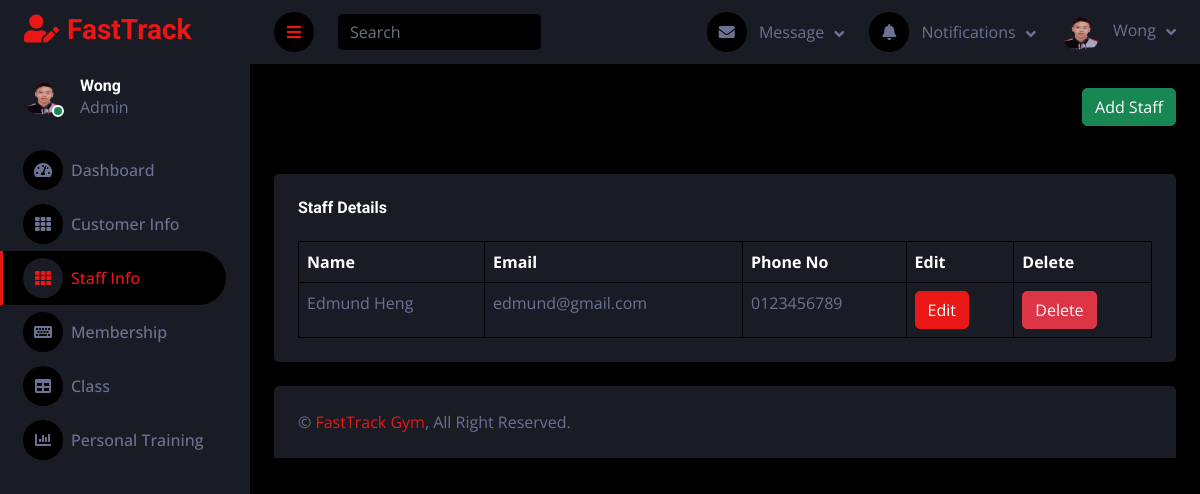
/FastTrack/dashboard/staff_info.php, run on an earlier commit of the app's database.
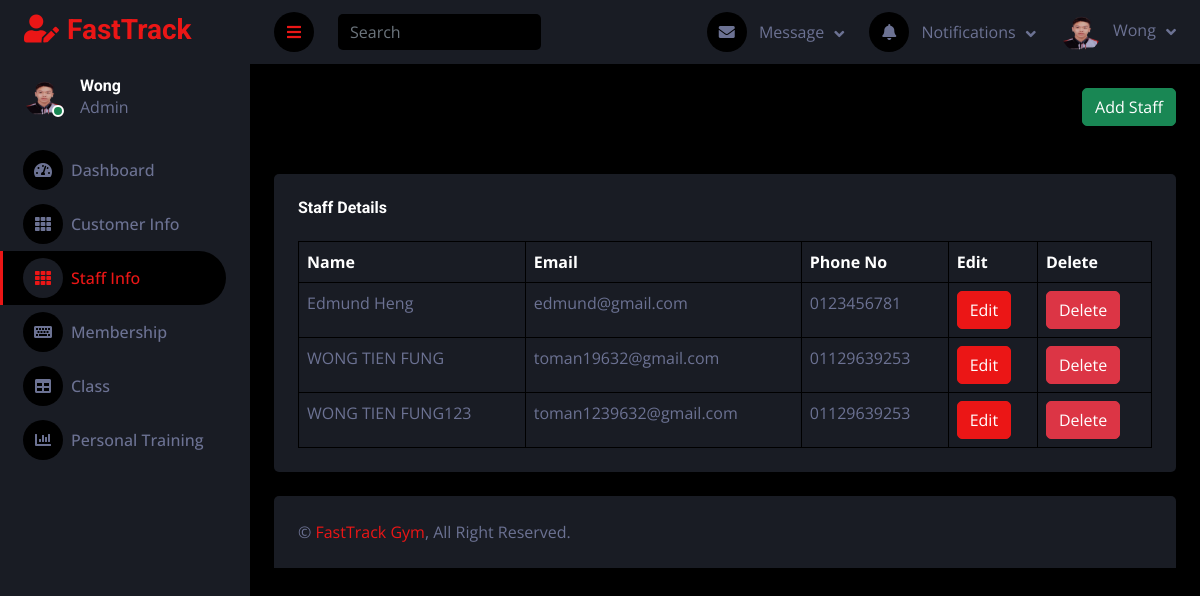
And on a later commit of the database.
### tables this page shows
CREATE TABLE `users` (
  `id` int NOT NULL,
  `full_name` varchar(100) NOT NULL,
  `email` varchar(100) NOT NULL,
  `password` varchar(255) NOT NULL,
  `phoneNo` text,
  `verification_token` varchar(255) DEFAULT NULL,
  `verified` tinyint(1) DEFAULT '0',
  `created_at` timestamp NULL DEFAULT CURRENT_TIMESTAMP,
  `user_type` varchar(50) NOT NULL DEFAULT 'user',
  `reset_token` varchar(255) DEFAULT NULL,
  `reset_token_expiry` datetime DEFAULT NULL
);

### FastTrack/dashboard/staff_info.php (the view, shortened to what the changed rows need)
<!DOCTYPE html>
<html lang="en">
<head>
    <link href="https://cdnjs.cloudflare.com/ajax/libs/font-awesome/5.10.0/css/all.min.css" rel="stylesheet">
    <link href="https://cdn.jsdelivr.net/npm/bootstrap-icons@1.4.1/font/bootstrap-icons.css" rel="stylesheet">
    <link href="lib/owlcarousel/assets/owl.carousel.min.css" rel="stylesheet">
    <link href="lib/tempusdominus/css/tempusdominus-bootstrap-4.min.css" rel="stylesheet" />
    <link href="css/bootstrap.min.css" rel="stylesheet">
    <link href="css/style.css" rel="stylesheet">
</head>
<body>
    <div class="container-fluid position-relative d-flex p-0">
        <div class="content">
            <div class="container-fluid pt-4 px-4">
                <div class="bg-secondary rounded p-4">
                    <div class="table-responsive">
                        <table class="table table-bordered table-hover mb-0">
                            <thead>
                                <tr class="text-white">
                                    <th scope="col">Name</th>
                                    <th scope="col">Email</th>
                                    <th scope="col">Phone No</th>
                                    <th scope="col">Edit</th>
                                    <th scope="col">Delete</th>
                                </tr>
                            </thead>
                            <tbody>
                                <?php
                                $servername = "localhost";
                                $username = "root";
                                $password = "root";
                                $dbname = "fasttrack_gym";
                                $conn = new mysqli($servername, $username, $password, $dbname);
                                $sql = "SELECT id, full_name, email, phoneNo FROM users WHERE user_type = 'staff'";
                                $result = $conn->query($sql);
                                if ($result->num_rows > 0) {
                                    while ($row = $result->fetch_assoc()) {
                                        echo "<tr>";
                                        echo "<td>" . $row['full_name'] . "</td>";
                                        echo "<td>" . $row['email'] . "</td>";
                                        echo "<td>" . $row['phoneNo'] . "</td>";
                                        echo "<td><a href='edit_staff.php?id=" . $row['id'] . "' class='btn btn-primary'>Edit</a></td>";
                                        echo "<td><a href='delete_staff.php?id=" . $row['id'] . "' class='btn btn-danger' onclick='return confirm(\"Are you sure you want to delete this staff?\")'>Delete</a></td>";
                                        echo "</tr>";
                                    }
                                } else {
                                    echo "<tr><td colspan='5'>No staff data found</td></tr>";
                                }
                                ?>
                            </tbody>
                        </table>
                    </div>
                </div>
            </div>
        </div>
    </div>
</body>
</html>

What changed in the data, as far as the page shows it:
changed users "Edmund Heng": phoneNo "0123456789" → "0123456781"
added users: full_name "WONG TIEN FUNG", email "toman19632@gmail.com", phoneNo "01129639253"
added users: full_name "WONG TIEN FUNG123", email "toman1239632@gmail.com", phoneNo "01129639253"
